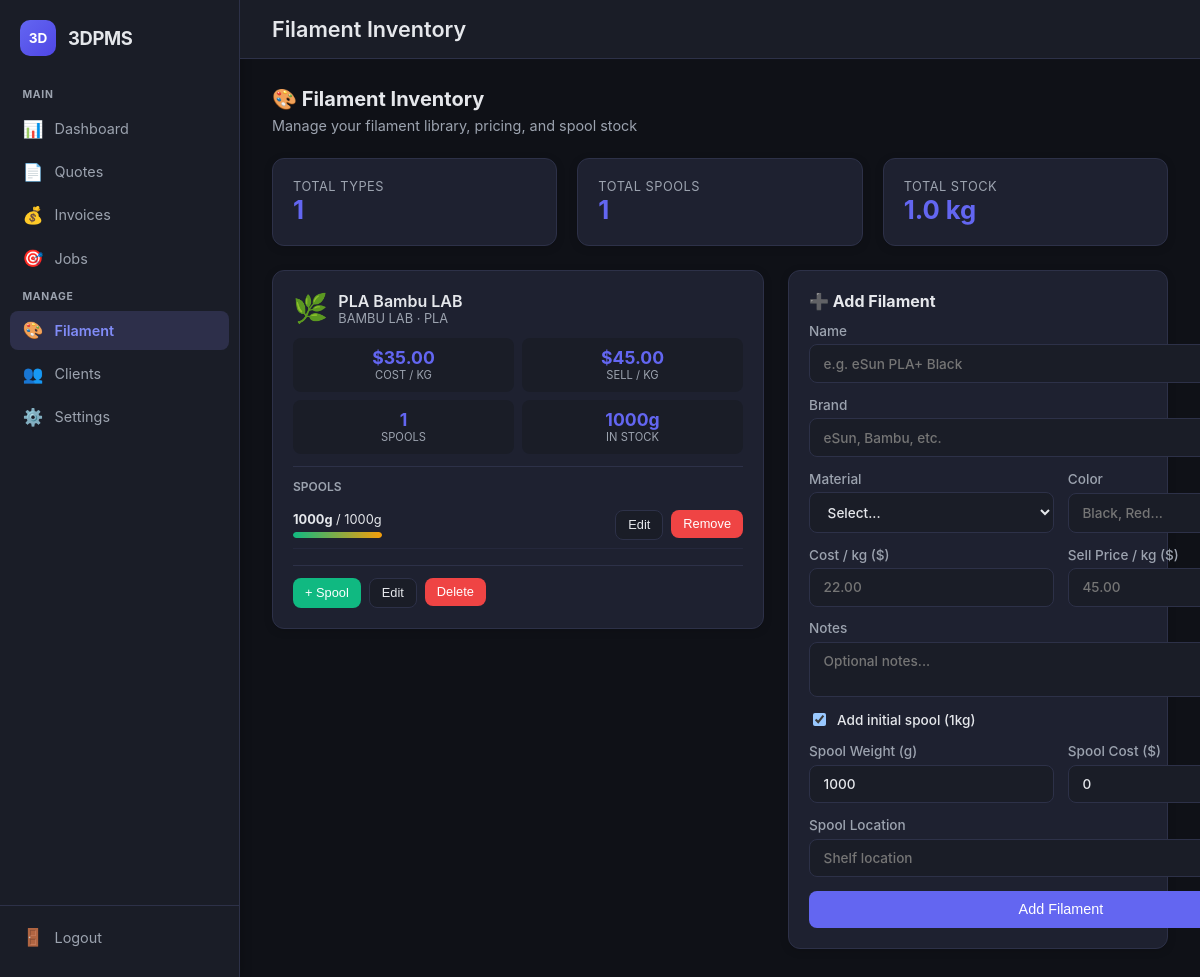
Page /dash/filament/ (signed in) on the committed database.
### app/models.py (models this page shows, shortened)
class Filament(db.Model):
    id = db.Column(db.Integer, primary_key=True)
    name = db.Column(db.String(100), nullable=False)
    brand = db.Column(db.String(100))
    material = db.Column(db.String(50))
    color = db.Column(db.String(50))
    cost_per_kg = db.Column(db.Float, nullable=False, default=0.0)
    price_per_kg = db.Column(db.Float, nullable=False, default=0.0)
    charge_per_gram = db.Column(db.Float, nullable=False, default=0.0)
    notes = db.Column(db.Text)
    created_at = db.Column(db.DateTime, default=datetime.utcnow)
    spools = db.relationship('FilamentSpool', backref='filament', lazy=True, cascade='all, delete-orphan')
    @property
    def sell_price_per_kg(self):
        if self.price_per_kg > 0:
            return self.price_per_kg
        if self.charge_per_gram > 0:
            return self.charge_per_gram * 1000
        return self.cost_per_kg
    @property
    def total_spools(self):
        return len(self.spools)
    @property
    def total_weight_g(self):
        return sum(s.weight_remaining_g for s in self.spools)
    @property
    def material_emoji(self):
        emojis = {
            'PLA': '🌿', 'ABS': '🔥', 'PETG': '💎', 'TPU': '🧊',
            'Nylon': '⚙️', 'Carbon Fiber': '🏎️', 'Wood': '🪵', 'Resin': '💧',
        }
        return emojis.get(self.material or '', '🎨')

class FilamentSpool(db.Model):
    id = db.Column(db.Integer, primary_key=True)
    filament_id = db.Column(db.Integer, db.ForeignKey('filament.id'), nullable=False)
    initial_weight_g = db.Column(db.Float, nullable=False, default=1000.0)
    weight_remaining_g = db.Column(db.Float, nullable=False, default=1000.0)
    purchase_cost = db.Column(db.Float, default=0.0)
    location = db.Column(db.String(100))
    notes = db.Column(db.Text)
    created_at = db.Column(db.DateTime, default=datetime.utcnow)
    @property
    def used_percent(self):
        if self.initial_weight_g <= 0:
            return 0
        return max(0, min(100, (1 - self.weight_remaining_g / self.initial_weight_g) * 100))

### app/filament.py (the view)
@filament_bp.route('/')
@login_required
def index():
    filaments = Filament.query.order_by(Filament.name).all()
    total_spools = sum(f.total_spools for f in filaments)
    total_weight = sum(f.total_weight_g for f in filaments)
    return render_template(
        'filament.html',
        filaments=filaments,
        total_spools=total_spools,
        total_weight=total_weight,
    )

### app/templates/filament.html (shortened to what this page needs)
{% extends 'base.html' %}
{% block page_title %}Filament Inventory{% endblock %}
{% block content %}
<div class="page-header">
  <div>
    <h2>🎨 Filament Inventory</h2>
    <p style="color: var(--text-muted); margin: 0.35rem 0 0; font-size: 0.9rem;">Manage your filament library, pricing, and spool stock</p>
  </div>
</div>
<div class="cards">
  <div class="card">
    <div class="metric-label">Total Types</div>
    <div class="metric-value">{{ filaments|length }}</div>
  </div>
  <div class="card">
    <div class="metric-label">Total Spools</div>
    <div class="metric-value">{{ total_spools }}</div>
  </div>
  <div class="card">
    <div class="metric-label">Total Stock</div>
    <div class="metric-value">{{ "%.1f"|format(total_weight / 1000) }} kg</div>
  </div>
</div>
<div class="layout-split-wide">
  <div>
    {% if filaments %}
    <div class="cards" style="grid-template-columns: repeat(auto-fill, minmax(280px, 1fr));">
      {% for f in filaments %}
      <div class="card filament-card">
        <div class="filament-header">
          <span class="filament-emoji">{{ f.material_emoji }}</span>
          <div>
            <div class="filament-name">{{ f.name }}</div>
            {% if f.brand or f.material %}
            <div class="filament-brand">{{ f.brand or '' }}{% if f.brand and f.material %} · {% endif %}{{ f.material or '' }}{% if f.color %} · {{ f.color }}{% endif %}</div>
            {% endif %}
          </div>
        </div>
        <div class="filament-stats">
          <div class="stat-box">
            <div class="stat-value">${{ "%.2f"|format(f.cost_per_kg) }}</div>
            <div class="stat-label">Cost / kg</div>
          </div>
          <div class="stat-box">
            <div class="stat-value">${{ "%.2f"|format(f.sell_price_per_kg) }}</div>
            <div class="stat-label">Sell / kg</div>
          </div>
          <div class="stat-box">
            <div class="stat-value">{{ f.total_spools }}</div>
            <div class="stat-label">Spools</div>
          </div>
          <div class="stat-box">
            <div class="stat-value">{{ "%.0f"|format(f.total_weight_g) }}g</div>
            <div class="stat-label">In Stock</div>
          </div>
        </div>
        {% if f.spools %}
        <div class="spool-list">
          <div style="font-size: 0.75rem; font-weight: 600; color: var(--text-muted); text-transform: uppercase; margin-bottom: 0.5rem;">Spools</div>
          {% for spool in f.spools %}
          <div class="spool-item">
            <div>
              <strong>{{ "%.0f"|format(spool.weight_remaining_g) }}g</strong> / {{ "%.0f"|format(spool.initial_weight_g) }}g
              <div class="spool-bar"><div class="spool-bar-fill" style="width: {{ 100 - spool.used_percent }}%;"></div></div>
            </div>
            <div class="item-actions" style="margin: 0;">
              <button type="button" class="btn-sm btn-secondary" onclick="toggleForm('spool-edit-{{ spool.id }}')">Edit</button>
              <form method="post" action="{{ url_for('filament.delete_spool', spool_id=spool.id) }}" style="display:inline;" onsubmit="return confirm('Remove this spool?')">
                <button type="submit" class="btn-sm btn-danger">Remove</button>
              </form>
            </div>
          </div>
          {% endfor %}
        </div>
        {% endif %}
        <div class="item-actions" style="margin-top: 1rem; padding-top: 0.75rem; border-top: 1px solid var(--border);">
          <button type="button" class="btn-sm btn-success" onclick="toggleForm('spool-add-{{ f.id }}')">+ Spool</button>
          <button type="button" class="btn-sm btn-secondary" onclick="toggleForm('filament-edit-{{ f.id }}')">Edit</button>
          <form method="post" action="{{ url_for('filament.delete_filament', filament_id=f.id) }}" style="display:inline;" onsubmit="return confirm('Delete {{ f.name }} and all spools?')">
            <button type="submit" class="btn-sm btn-danger">Delete</button>
          </form>
        </div>
      </div>
      {% endfor %}
    </div>
    {% else %}
    <div class="card empty-state">
      <div class="empty-state-icon">🎨</div>
      <p>No filament in your inventory yet.</p>
      <p style="font-size: 0.85rem;">Add your first filament type using the form on the right.</p>
    </div>
    {% endif %}
  </div>
  <div>
    <div class="panel">
      <h3>➕ Add Filament</h3>
      <form method="post" action="{{ url_for('filament.add_filament') }}">
        <label>Name<input type="text" name="name" placeholder="e.g. eSun PLA+ Black" required></label>
        <label>Brand<input type="text" name="brand" placeholder="eSun, Bambu, etc."></label>
        <div class="form-grid-2">
          <label>Material
            <select name="material">
              <option value="">Select...</option>
            </select>
          </label>
          <label>Color<input type="text" name="color" placeholder="Black, Red..."></label>
        </div>
        <div class="form-grid-2">
          <label>Cost / kg ($)<input type="number" step="0.01" name="cost_per_kg" placeholder="22.00"></label>
          <label>Sell Price / kg ($)<input type="number" step="0.01" name="price_per_kg" placeholder="45.00"></label>
        </div>
        <label>Notes<textarea name="notes" rows="2" placeholder="Optional notes..."></textarea></label>
        <label class="checkbox-item" style="background: transparent; padding: 0;">
          <input type="checkbox" name="add_spool" checked> Add initial spool (1kg)
        </label>
        <div class="form-grid-2">
          <label>Spool Weight (g)<input type="number" step="1" name="spool_weight" value="1000"></label>
          <label>Spool Cost ($)<input type="number" step="0.01" name="spool_cost" value="0"></label>
        </div>
        <label>Spool Location<input type="text" name="spool_location" placeholder="Shelf location"></label>
        <button type="submit">Add Filament</button>
      </form>
    </div>
  </div>
</div>
{% endblock %}

### app/static/style.css (style rules this page uses)
:root { color-scheme: dark; --primary: #6366f1; --primary-dark: #4f46e5; --bg-dark: #0f1117; --bg-secondary: #1a1d27; --panel: #1e2130; --text: #e5e7eb; --text-muted: #9ca3af; --accent: #6366f1; --accent-hover: #4f46e5; --border: #2d3148; --success: #10b981; --warning: #f59e0b; --danger: #ef4444; --sidebar-width: 240px; }
* { box-sizing: border-box; }
body { margin: 0; font-family: -apple-system, BlinkMacSystemFont, 'Segoe UI', Roboto, 'Helvetica Neue', Arial, sans-serif; background: var(--bg-dark); color: var(--text); }
.cards { display: grid; grid-template-columns: repeat(auto-fit, minmax(240px, 1fr)); gap: 1.25rem; margin-bottom: 1.5rem; }
.card, .panel { background: var(--panel); border: 1px solid var(--border); border-radius: 12px; padding: 1.25rem; box-shadow: 0 2px 8px rgba(0,0,0,0.15); }
.card h2, .card h3, .panel h2, .panel h3 { margin: 0 0 0.75rem 0; font-size: 1rem; color: var(--text); }
.metric-value { font-size: 1.6rem; font-weight: 700; color: var(--accent); }
.metric-label { font-size: 0.8rem; color: var(--text-muted); text-transform: uppercase; letter-spacing: 0.04em; }
.layout-split-wide { display: grid; grid-template-columns: 1fr 380px; gap: 1.5rem; }
.page-header { display: flex; justify-content: space-between; align-items: center; margin-bottom: 1.5rem; }
.page-header h2 { margin: 0; font-size: 1.25rem; }
form { display: grid; gap: 0.85rem; }
label { display: grid; gap: 0.35rem; color: var(--text-muted); font-size: 0.85rem; font-weight: 500; }
input, textarea, select { font: inherit; padding: 0.65rem 0.85rem; border-radius: 8px; border: 1px solid var(--border); background: var(--bg-secondary); color: var(--text); transition: border-color 0.15s ease; }
button, .btn { padding: 0.65rem 1.25rem; border-radius: 8px; border: none; background: var(--accent); color: white; font-weight: 500; cursor: pointer; transition: background 0.15s ease; font-size: 0.9rem; text-decoration: none; display: inline-flex; align-items: center; justify-content: center; gap: 0.4rem; }
.btn-secondary { background: var(--bg-secondary); border: 1px solid var(--border); color: var(--text); }
.btn-success { background: var(--success); }
.btn-danger { background: var(--danger); }
.btn-sm { padding: 0.4rem 0.75rem; font-size: 0.8rem; }
.item-actions { display: flex; gap: 0.5rem; margin-top: 0.75rem; }
.form-grid-2 { display: grid; grid-template-columns: 1fr 1fr; gap: 0.85rem; }
.checkbox-item { display: flex; align-items: center; gap: 0.5rem; padding: 0.5rem 0.65rem; background: var(--bg-secondary); border-radius: 6px; cursor: pointer; font-size: 0.85rem; color: var(--text); }
.checkbox-item input { width: auto; }
.filament-card { position: relative; transition: transform 0.15s ease, box-shadow 0.15s ease; }
.filament-header { display: flex; align-items: center; gap: 0.65rem; margin-bottom: 0.75rem; }
.filament-emoji { font-size: 1.75rem; line-height: 1; }
.filament-name { font-weight: 600; font-size: 1rem; }
.filament-brand { font-size: 0.8rem; color: var(--text-muted); }
.filament-stats { display: grid; grid-template-columns: 1fr 1fr; gap: 0.5rem; margin: 0.75rem 0; }
.stat-box { background: var(--bg-secondary); border-radius: 8px; padding: 0.6rem; text-align: center; }
.stat-value { font-size: 1.1rem; font-weight: 700; color: var(--accent); }
.stat-label { font-size: 0.7rem; color: var(--text-muted); text-transform: uppercase; }
.spool-bar { height: 6px; background: var(--bg-secondary); border-radius: 3px; overflow: hidden; margin-top: 0.35rem; }
.spool-bar-fill { height: 100%; background: linear-gradient(90deg, var(--success), var(--warning)); border-radius: 3px; transition: width 0.3s ease; }
.spool-list { margin-top: 0.75rem; padding-top: 0.75rem; border-top: 1px solid var(--border); }
.spool-item { display: flex; justify-content: space-between; align-items: center; padding: 0.5rem 0; font-size: 0.8rem; border-bottom: 1px solid rgba(45, 49, 72, 0.5); }

### rows in the picture
Filament: material_emoji "🌿", name "PLA Bambu LAB", brand "BAMBU LAB", material "PLA", cost_per_kg "35.00", sell_price_per_kg "45.00", total_spools "1"
FilamentSpool: total_weight_g "1000", weight_remaining_g "1000", initial_weight_g "1000"

### other values in the picture
{{ filaments|length }} "1"
{{ total_spools }} "1"
{{ "%.1f"|format(total_weight / 1000) }} "1.0"
